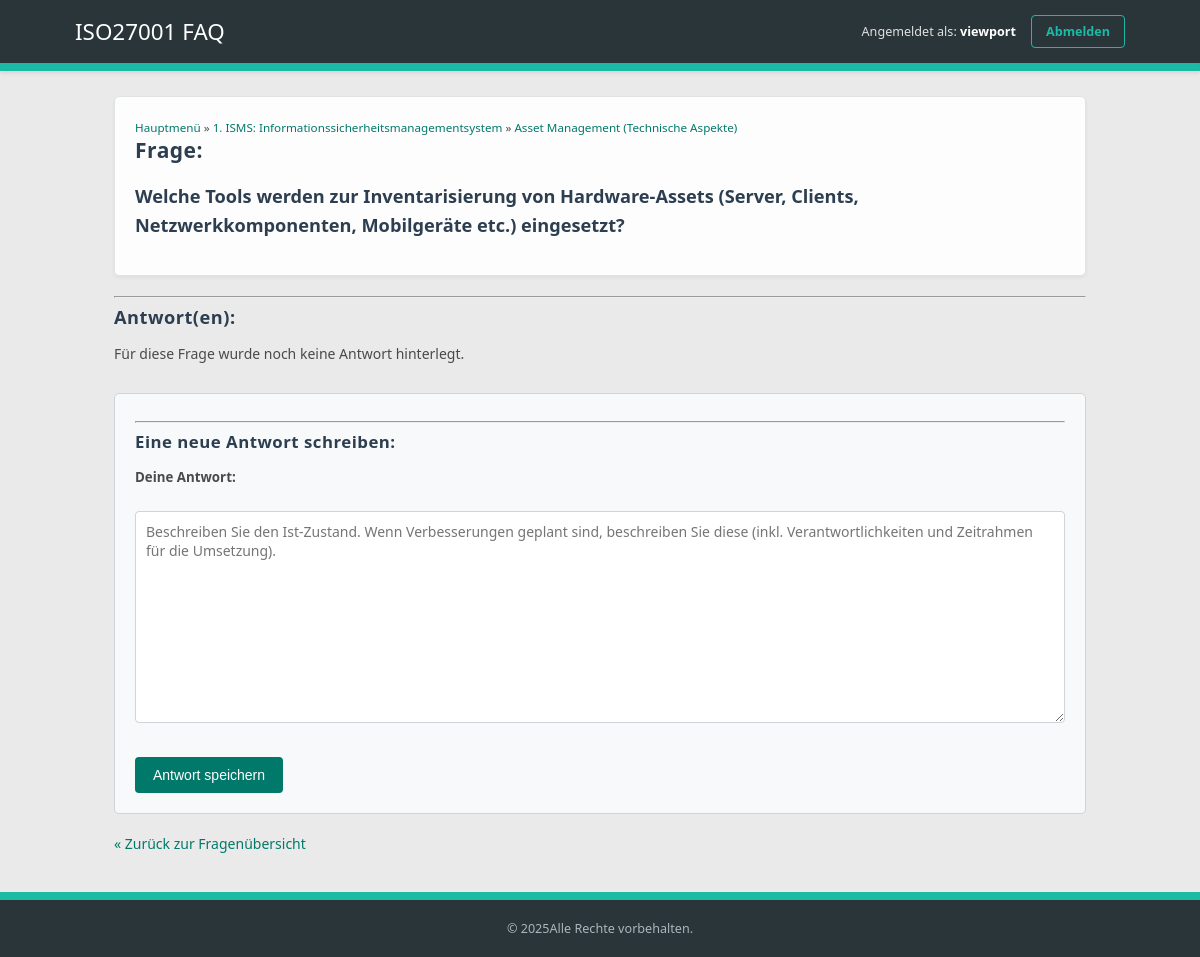
/antwort_anzeigen.php?frage_id=1 (signed in), run on the app's committed database.
### tables this page shows
CREATE TABLE `fragen` (
  `id` int(11) NOT NULL,
  `hauptmenue_id` int(11) NOT NULL,
  `untermenue_id` int(11) DEFAULT NULL,
  `frage` text NOT NULL
);

CREATE TABLE `hauptmenues` (
  `id` int(11) NOT NULL,
  `titel` varchar(255) NOT NULL,
  `beschreibung` text DEFAULT NULL
);

CREATE TABLE `untermenues` (
  `id` int(11) NOT NULL,
  `hauptmenue_id` int(11) NOT NULL,
  `titel` varchar(255) NOT NULL
);

### antwort_anzeigen.php (the view, shortened to what this page needs)
<?php
include 'includes/db_connect.php';
$frage_id = 0;
if (isset($_GET['frage_id']) && is_numeric($_GET['frage_id'])) {
    $frage_id = intval($_GET['frage_id']);
} else {
    header("Location: index.php?error=invalid_frage_id");
    exit;
}
$sqlFrage = "SELECT f.id AS frage_id, f.frage AS fragetext, f.hauptmenue_id, hm.titel AS hauptmenue_titel, um.id AS untermenue_id, um.titel AS untermenue_titel
             FROM fragen f
             JOIN hauptmenues hm ON f.hauptmenue_id = hm.id
             LEFT JOIN untermenues um ON f.untermenue_id = um.id
             WHERE f.id = ?";
$stmtFrage = $conn->prepare($sqlFrage);
$frageDetails = null;
if ($stmtFrage) {
    $stmtFrage->bind_param("i", $frage_id);
    $stmtFrage->execute();
    $resultFrage = $stmtFrage->get_result();
    if ($resultFrage->num_rows > 0) {
        $frageDetails = $resultFrage->fetch_assoc();
    } else {
        header("Location: index.php?error=frage_not_found");
        exit;
    }
} else {
    die("Fehler bei der Vorbereitung der Frage-Abfrage: " . $conn->error);
}
include 'includes/header.php';
?>
<div class="container main-content">
    <?php if ($frageDetails): ?>
        <div class="frage-container">
            <small class="breadcrumbs">
                <a href="index.php">Hauptmenü</a> &raquo;
                <a href="untermenue.php?hauptmenue_id=<?php echo htmlspecialchars($frageDetails['hauptmenue_id']); ?>">
                    <?php echo htmlspecialchars($frageDetails['hauptmenue_titel']); ?>
                </a>
                <?php if ($frageDetails['untermenue_id']): ?>
                    &raquo; <a href="fragen.php?hauptmenue_id=<?php echo htmlspecialchars($frageDetails['hauptmenue_id']); ?>&untermenue_id=<?php echo htmlspecialchars($frageDetails['untermenue_id']); ?>">
                        <?php echo htmlspecialchars($frageDetails['untermenue_titel']); ?>
                    </a>
                <?php else: ?>
                    &raquo; <a href="fragen.php?hauptmenue_id=<?php echo htmlspecialchars($frageDetails['hauptmenue_id']); ?>">
                        (Direkte Fragen)
                    </a>
                <?php endif; ?>
            </small>
            <h2>Frage:</h2>
            <p class="frage-text-gross"><?php echo nl2br(htmlspecialchars($frageDetails['fragetext'])); ?></p>
        </div>
        <hr>
        <h3>Antwort(en):</h3>
        <div class="antworten-liste">
            <?php
            $sqlAntworten = "SELECT id, antwort, ersteller, DATE_FORMAT(erstellungsdatum, '%d.%m.%Y um %H:%i Uhr') AS erstellungsdatum_formatiert
                             FROM antworten
                             WHERE frage_id = ?
                             ORDER BY erstellungsdatum DESC";
            $stmtAntworten = $conn->prepare($sqlAntworten);
            if ($stmtAntworten) {
                $stmtAntworten->bind_param("i", $frage_id);
                $stmtAntworten->execute();
                $resultAntworten = $stmtAntworten->get_result();
                if ($resultAntworten->num_rows > 0) {
                    while ($antwort = $resultAntworten->fetch_assoc()) {
                        echo "<div class='antwort-item'>";
                        echo "<p class='antwort-text'>" . nl2br(htmlspecialchars($antwort['antwort'])) . "</p>";
                        echo "<p class='antwort-meta'>";
                        if (!empty($antwort['ersteller'])) {
                            echo "Erstellt von: <strong>" . htmlspecialchars($antwort['ersteller']) . "</strong>";
                        } else {
                            echo "Erstellt von: <strong>Anonym</strong>";
                        }
                        echo " am " . htmlspecialchars($antwort['erstellungsdatum_formatiert']);
                        echo "</p>";
                        echo "</div><hr class='antwort-trenner'>";
                    }
                } else {
                    echo "<p>Für diese Frage wurde noch keine Antwort hinterlegt.</p>";
                }
            } else {
                echo "<p>Fehler beim Laden der Antworten: " . htmlspecialchars($conn->error) . "</p>";
            }
            ?>
        </div>
        <div class="neue-antwort-bereich">
            <hr>
            <h3>Eine neue Antwort schreiben:</h3>
            <form action="antwort_speichern.php" method="POST">
                <div>
                    <label for="neue_antwort_text">Deine Antwort:</label><br>
                    <textarea id="neue_antwort_text" name="neue_antwort_text" placeholder="Beschreiben Sie den Ist-Zustand. Wenn Verbesserungen geplant sind, beschreiben Sie diese (inkl. Verantwortlichkeiten und Zeitrahmen für die Umsetzung)."  rows="10" cols="70" required></textarea>
                </div>
                <div style="margin-top:15px;">
                    <button type="submit">Antwort speichern</button>
                </div>
            </form>
        </div>
        <p style="margin-top: 20px;">
            <?php
            $zurueck_url = "fragen.php?hauptmenue_id=" . htmlspecialchars($frageDetails['hauptmenue_id']);
            if ($frageDetails['untermenue_id']) {
                $zurueck_url .= "&untermenue_id=" . htmlspecialchars($frageDetails['untermenue_id']);
            }
            ?>
            <a href="<?php echo $zurueck_url; ?>">&laquo; Zurück zur Fragenübersicht</a>
        </p>
    <?php else: ?>
        <p>Die angeforderte Frage konnte nicht gefunden werden.</p>
        <p><a href="index.php">&laquo; Zurück zur Startseite</a></p>
    <?php endif; ?>
</div>
<?php
include 'includes/footer.php';
?>

### css/style.css (style rules this page uses)
body { font-family: 'Segoe UI', Arial, Helvetica, sans-serif; font-size: 14px; margin: 0; padding: 0; background-color: #eaeaea; color: #4a4a4a; display: flex; flex-direction: column; min-height: 100vh; }
* { box-sizing: border-box; }
.container { width: 90%; max-width: 1280px; margin: 0 auto; padding: 0 15px; }
.page-content-wrapper .container { padding-left:0; padding-right:0; }
h1, h2, h3 { color: #2c3e50; margin-top: 0; margin-bottom: 15px; font-weight: 600; letter-spacing: 0.5px; }
h2 { font-size: 1.5em; }
h3 { font-size: 1.3em; }
a { color: #00796b; text-decoration: none; font-weight: 500; }
.frage-container { background-color: #fdfdfd; padding: 20px; border: 1px solid #dfe3e6; border-radius: 5px; margin-bottom: 20px; box-shadow: 0 2px 4px rgba(0,0,0,0.05); }
.frage-text-gross { font-size: 1.3em; line-height: 1.6; color: #2c3e50; font-weight: 600; margin-bottom: 15px; }
.neue-antwort-bereich { margin-top: 30px; padding: 20px; background-color: #f8f9fa; border: 1px solid #ced4da; border-radius: 5px; }
.neue-antwort-bereich h3 { font-size: 1.2em; margin-bottom: 15px; }
.neue-antwort-bereich label { font-weight: 600; display: block; margin-bottom: 6px; font-size: 0.95em; }
.neue-antwort-bereich textarea, .neue-antwort-bereich input[type="text"] { width: 100%; padding: 10px; margin-bottom: 15px; border: 1px solid #ced4da; border-radius: 4px; font-size: 1em; font-family: inherit; }
.neue-antwort-bereich button[type="submit"] { background-color: #00796b; color: white; padding: 10px 18px; border: none; border-radius: 4px; cursor: pointer; font-size: 1em; font-weight: 500; }

### data on the page
fragen: hauptmenue.titel "1. ISMS: Informationssicherheitsmanagementsystem", untermenue.titel "Asset Management (Technische Aspekte)", frage "Welche Tools werden zur Inventarisierung von Hardware-Assets (Server, Clients, Netzwerkkomponenten, Mobilgeräte etc.) eingesetzt?"

### other printed values
$logo_text "ISO27001 FAQ"
$_SESSION["username"] "viewport"
